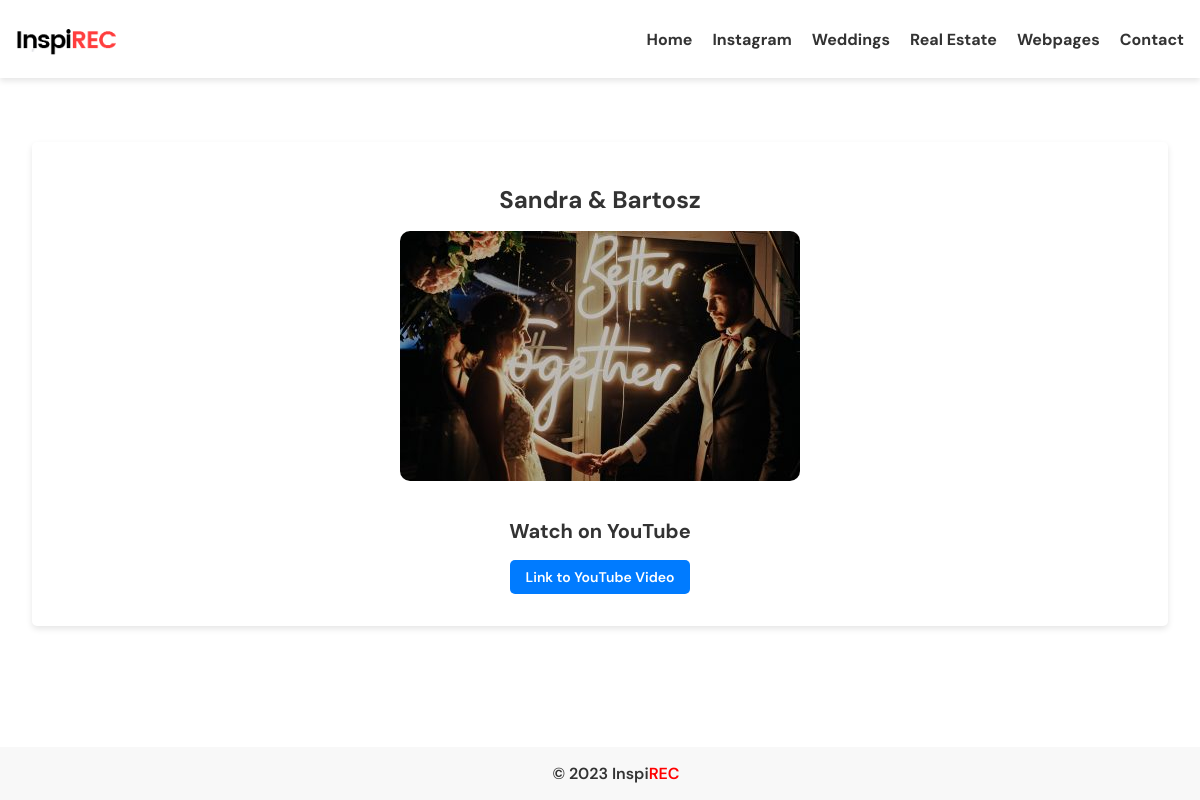
/article/sandra-bartosz/, run on the app's committed database.
### blog/models.py (models this page shows, shortened)
class MenuItem(models.Model):
    title = models.CharField(max_length=100)
    page = models.ForeignKey('Page', on_delete=models.CASCADE, blank=True, null=True)
    url = models.CharField(max_length=200, blank=True)
    order = models.PositiveIntegerField(default=0)
    show_in_menu = models.BooleanField(default=True)
    def get_link(self):
        if self.page:
            return self.page.get_absolute_url()
        else:
            return self.url

class Article(models.Model):
    title = models.CharField(max_length=200)
    slug = models.SlugField(unique=True, default='', editable=False)
    image = models.ImageField(upload_to='article_images/', default='default-article-image.jpg')
    content = models.TextField(blank=True, null=True)
    youtube_link = models.CharField(max_length=200, blank=True)
    instagram_link = models.CharField(max_length=200, blank=True)
    show_on_home = models.BooleanField(default=False)
    created_at = models.DateTimeField(default=timezone.now)
    updated_at = models.DateTimeField(auto_now=True)
    gallery = models.ForeignKey(Gallery, on_delete=models.SET_NULL, null=True, blank=True)
    ARTICLE_TYPE_CHOICES = (
        ('standard', 'Standard Article'),
        ('real_estate', 'Real Estate Gallery'),
    )
    article_type = models.CharField(
        max_length=20,
        choices=ARTICLE_TYPE_CHOICES,
        default='standard',
    )

### blog/views.py (the view)
# urls.py: path('article/<slug:slug>/', views.article_detail, name='article_detail'),
def article_detail(request, slug):
    article = get_object_or_404(Article, slug=slug)
    template_name = 'article_detail.html'
    menu_items = MenuItem.objects.filter(show_in_menu=True).order_by('order')
    context = {
        'article': article,
        'menu_items': menu_items,
    }
    return render(request, template_name, context)

### blog/models.py (called while the page is built)
    def get_absolute_url(self):
        return reverse('page_detail', args=[self.slug])

### blog/templates/article_detail.html (shortened to what this page needs)
{% extends 'base.html' %}
{% block content %}
<div class="container">
    <article class="article-detail">
        <h1 class="article-title">{{ article.title }}</h1>
        <div class="article-image-container">
            <img src="{{ article.image.url }}" alt="{{ article.title }}" class="article-image">
        </div>
        {% if article.youtube_link %}
        <div class="youtube-link">
            <h2>Watch on YouTube</h2>
            <a href="{{ article.youtube_link }}" target="_blank">Link to YouTube Video</a>
        </div>
        {% endif %}
    </article>
</div>
{% endblock %}

### blog/templates/base.html (shortened to what this page needs)
{% load static %}
<!DOCTYPE html>
<html lang="en">
<head>
    <link rel="stylesheet" href="{% static 'styles.css' %}">
</head>
<body>
    <header>
        <div class="logo">
            <a href="{% url 'home' %}">
                <img src="{% static 'images/logo.png' %}" alt="Logo">
            </a>
        </div>
        <nav class="menu">
            <ul>
                <li><a href="{% url 'home' %}">Home</a></li>
                {% for item in menu_items %}
                    <li><a href="{{ item.get_link }}">{{ item.title }}</a></li>
                {% endfor %}
            </ul>
        </nav>
    </header>
    <main>
        {% block content %}
        {% endblock %}
    </main>
    <footer>
        <div class="footer-content">
        &copy; {% now "Y" %} Inspi<span class="highlight">REC</span>
    </div>
    </footer>
</body>
</html>

### static/styles.css (style rules this page uses)
body { font-family: 'DM Sans', sans-serif; font-size: 16px; font-weight: 600; color: #333; margin: 0; padding: 0; overflow-x: hidden; }
header { background-color: #fff; color: #000; box-shadow: 0px 3px 6px rgba(0, 0, 0, 0.1); padding: 1rem; max-width: 1200px; margin: 0 auto; display: flex; justify-content: space-between; align-items: center; }
.menu { font-family: 'DM Sans', sans-serif; font-size: 16px; font-weight: 600; font-size: 16px; }
.menu ul { list-style: none; padding: 0; margin: 0; display: flex; }
.menu li { margin-left: 20px; }
.menu a { text-decoration: none; color: #333; font-weight: bold; }
.logo img { max-width: 100px; height: auto; display: block; margin: 0 auto; }
.container { margin: 0 auto; padding: 2rem; max-width: 1200px; box-sizing: border-box; }
.article-image { position: relative; overflow: hidden; height: 180px; border-radius: 10px; }
.article-title { text-align: center; margin-top: 10px; font-size: 16px; }
.highlight { color: red; }
footer { position: fixed; bottom: 0; background-color: #f8f8f8; padding: 1rem; text-align: center; width: 100%; }
main { margin-bottom: 2rem; }
.article-detail { margin: 2rem 0; padding: 2rem; background-color: #fff; box-shadow: 0px 3px 6px rgba(0, 0, 0, 0.1); border-radius: 5px; }
.article-detail .article-title { font-size: 24px; margin-bottom: 1rem; }
.article-detail .article-image-container { text-align: center; }
.article-detail .article-image { max-width: 100%; height: auto; border-radius: 10px; }
.article-detail .youtube-link { margin-top: 2rem; text-align: center; }
.article-detail .youtube-link h2 { font-size: 20px; margin-bottom: 1rem; }
.article-detail .youtube-link a { display: inline-block; padding: 8px 16px; background-color: #007bff; color: #fff; text-decoration: none; border-radius: 5px; font-size: 14px; }

### data on the page
MenuItem: title "Instagram"
MenuItem: title "Weddings"
MenuItem: title "Real Estate"
MenuItem: title "Webpages"
MenuItem: title "Contact"
Article: title "Sandra & Bartosz", image (picture)
